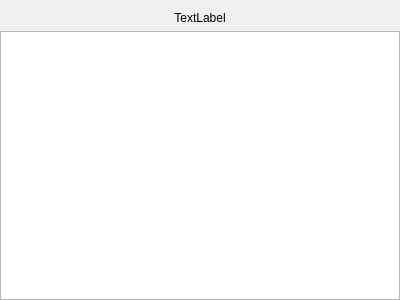
<?xml version="1.0" encoding="UTF-8"?>
<ui version="4.0">
 <class>ModalInfoWindow</class>
 <widget class="QWidget" name="ModalInfoWindow">
  <property name="geometry">
   <rect>
    <x>0</x>
    <y>0</y>
    <width>400</width>
    <height>300</height>
   </rect>
  </property>
  <property name="windowTitle">
   <string>ModalInfoWindow</string>
  </property>
  <layout class="QVBoxLayout" name="verticalLayout">
   <property name="leftMargin">
    <number>0</number>
   </property>
   <property name="rightMargin">
    <number>0</number>
   </property>
   <property name="bottomMargin">
    <number>0</number>
   </property>
   <item>
    <widget class="QLabel" name="L_trackNumber">
     <property name="text">
      <string>TextLabel</string>
     </property>
     <property name="alignment">
      <set>Qt::AlignCenter</set>
     </property>
    </widget>
   </item>
   <item>
    <widget class="QTableWidget" name="TW">
     <property name="sizePolicy">
      <sizepolicy hsizetype="Expanding" vsizetype="Expanding">
       <horstretch>0</horstretch>
       <verstretch>0</verstretch>
      </sizepolicy>
     </property>
    </widget>
   </item>
  </layout>
 </widget>
 <resources/>
 <connections/>
</ui>
